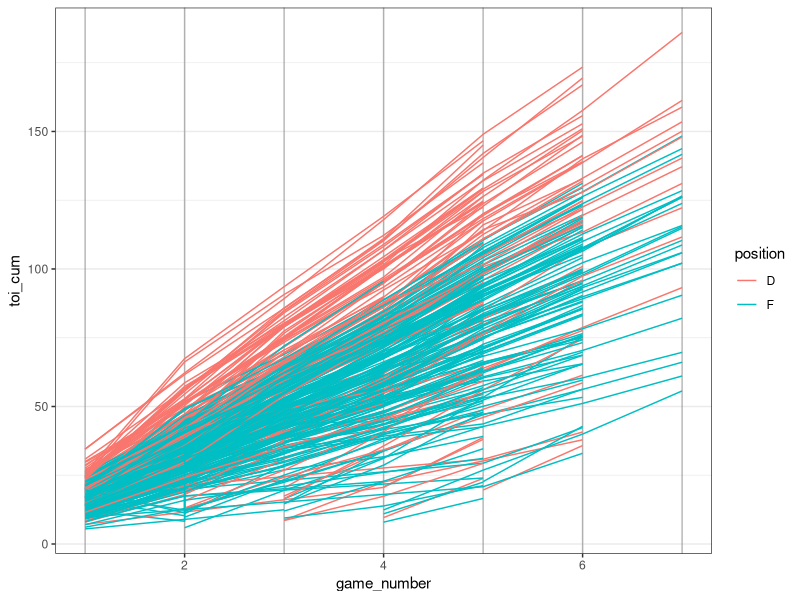

Source code (R): (Note: this script raises an error after producing the figure.)
install.packages("viridis")

library(tidyverse)
library(viridis)

setwd("C:/Users/conor/githubfolder/Random-Hockey-Charts/playoff running charts")

theme_set(theme_bw())

df_raw <- read_csv("16_17 playoffs running charts 4_28.csv")

colnames(df_raw) <- tolower(colnames(df_raw))

teams <- df_raw %>%
  group_by(team) %>% 
  mutate(team_toi_sd = sd(toi)) %>% 
  arrange(team_toi_sd) %>% 
  select(team) %>% 
  unique() %>% 
  unlist()


df_player <- df_raw %>% 
  mutate(team = factor(team, levels = teams)) %>% 
  arrange(team, player, date) %>% 
  group_by(team) %>% 
  mutate(game_number = dense_rank(date)) %>% 
  ungroup() %>% 
  group_by(player, team) %>% 
  mutate(toi_cum = cumsum(toi),
         position = if_else(position == "L" | position == "C" | position ==  "R",
                       "F", "D")) %>% 
  select(team, player, game_number, position, toi, toi_cum) %>% 
  group_by(player, team) %>% 
  mutate(toi_sum = max(toi_cum)) %>% 
  ungroup() %>% 
  group_by(team) %>% 
  mutate(toi_team_sum = sum(toi)) %>% 
  ungroup() %>% 
  mutate(toi_pct_team = round(toi_sum / toi_team_sum, digits = 3))


plot_player_league <- df_player %>% 
  ggplot(aes(game_number, toi_cum, color = position, group = player)) +
  geom_vline(xintercept = c(1:7), alpha = .25) +
  geom_line()

plot_player_league

  
plot_player <- df_player %>% 
  #filter(team == "PIT") %>% 
    ggplot(aes(game_number, toi_cum, group = player, color = position, size = toi_pct_team, alpha = toi_pct_team)) +
      geom_vline(xintercept = c(1:7), alpha = .25) +
      geom_line() +
      facet_wrap(~team) +
  scale_color_discrete(guide_colorbar(title = "Player Position")) +
      scale_size_continuous(range = c(.25, 1.25), guide = "none") +
      scale_alpha_continuous(range = c(.05, 1), guide = "none") +
      labs(title = "Cumulative Time on Ice Per Player",
       subtitle = "2016-17 NHL Playoffs, All Situations",
       x = "Game Number",
       y = "Cumulative Time on Ice",
       caption = "@Null_HHockey, data from http://www.corsica.hockey/") +
      theme(panel.grid.minor = element_blank())
      #scale_color_viridis(discrete = TRUE)
plot_player

df_pos <- df_raw %>% 
  mutate(team = factor(team, levels = teams),
         position = if_else(position == "L" | position == "C" | position ==  "R",
                            "F", "D")) %>% 
  arrange(team, position, date) %>% 
  group_by(team) %>% 
  mutate(game_number = dense_rank(date)) %>% 
  ungroup() %>% 
  select(team, game_number, position, toi) %>% 
  group_by(team, game_number, position) %>% 
  summarize(toi_sd = sd(toi))

plot_position <- df_pos %>% 
  #filter(team == "PIT") %>% 
  ggplot(aes(game_number, toi_sd, color = position)) +
  geom_vline(xintercept = c(1:7), alpha = .25) +
  geom_line(size = 2) +
  facet_wrap(~team) +
  labs(title = "Roster Time On Ice Allocation Consistency",
       subtitle = "2016-17 NHL Playoffs, All Situations",
       x = "Game Number",
       y = "Standard Deviation of Time on Ice",
       caption = "A higher standard deviation indicates greater variance in time on ice @Null_HHockey, data from http://www.corsica.hockey/") +
  theme(panel.grid.minor = element_blank(),
        plot.caption = element_text(hjust = 0))
plot_position
?theme
